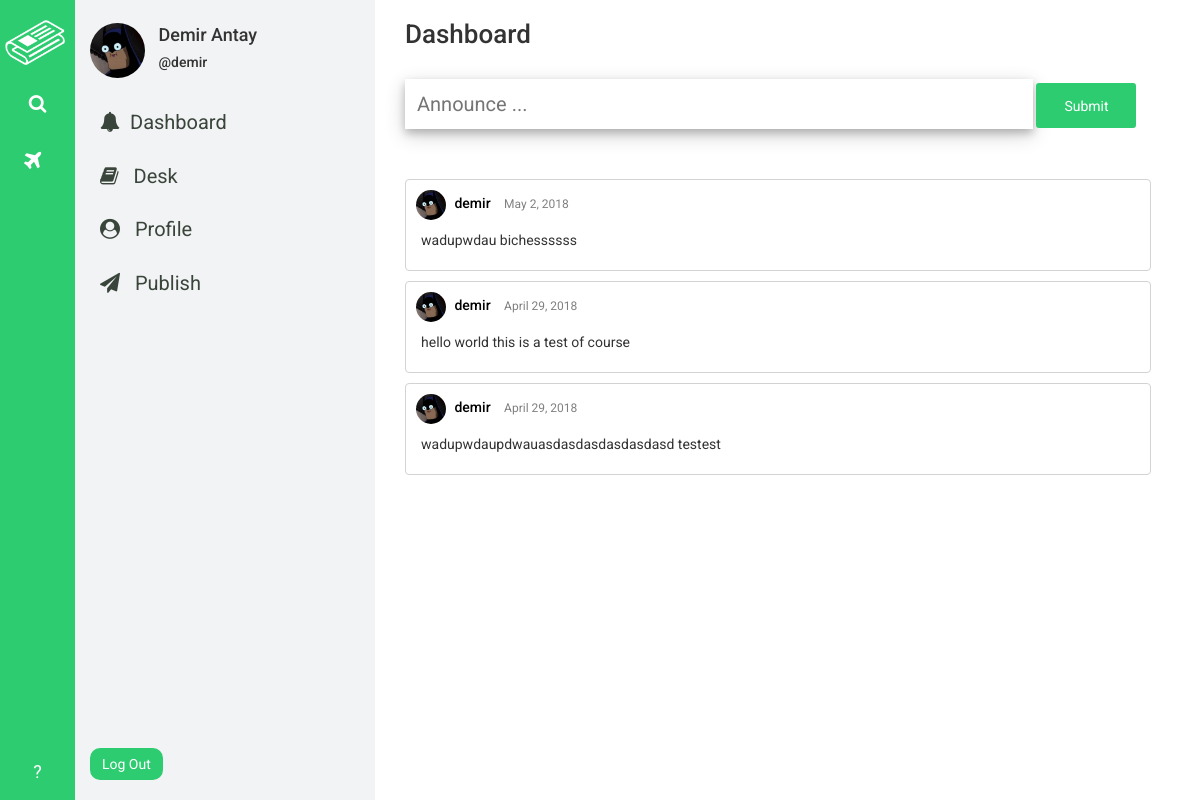
The app's page /home/dashboard/ (signed in) with its own data.
### desk_app/models.py (models this page shows, shortened)
class DeskWorkers(models.Model):
    worker = models.ForeignKey(User, on_delete=models.CASCADE)
    joined_desk = models.ForeignKey(Desk, on_delete=models.CASCADE)

class Desk(models.Model):
    sub_editor = models.ForeignKey(User, on_delete=models.CASCADE)
    image = models.ImageField(
        upload_to='deks_images/', blank=False, null=False
    )
    CATEGORY_CHOICES = (
        ('WORLD', 'fa fa-globe'),
        ('METRO', 'fa fa-building'),
        ('POLITICS', 'fa-flag'),
        ('BUSINESS', 'fa fa-suitcase'),
        ('TECH', 'fa fa-code'),
        ('SCIENCE', 'fa fa-flask'),
        ('OPINION', 'fa fa-gavel'),
        ('HEALTH', 'fa fa-heart'),
        ('SPORTS', 'fa fa-bicycle'),
        ('ARTS', 'fa fa-paint-brush'),
        ('BOOKS', 'fa fa-book'),
        ('STYLE', 'fa fa-eye'),
        ('TRAVEL', 'fa fa-plane'),
        ('MAGAZINE', 'fa fa-file'),
        ('TABLOID', 'fa fa-phone'),
    )
    CATEGORY_COLOR_CHOICES = (
        ('WORLD', '#3498DB'),
        ('METRO', '#2980B9'),
        ('POLITICS', '#5D6D7E'),
        ('BUSINESS', '#2E4053'),
        ('TECH', '#F4D03F'),
        ('SCIENCE', '#2ECC71'),
        ('OPINION', '#9B59B6'),
        ('HEALTH', '#E74C3C'),
        ('SPORTS', '#58D68D'),
        ('ARTS', '#F39C12'),
        ('BOOKS', '#E67E22'),
        ('STYLE', '#F5B7B1'),
        ('TRAVEL', '#BB8FCE'),
        ('MAGAZINE', '#8E44AD'),
        ('TABLOID', '#A569BD'),
    )
    category = models.CharField(max_length=50, choices=CATEGORY_CHOICES)
    category_color = models.CharField(
        max_length=50, choices=CATEGORY_COLOR_CHOICES
    )
    name = models.CharField(max_length=30)
    description = models.TextField()
    creation_date = models.DateField(default=timezone.now)

### profile_app/models.py (models this page shows, shortened)
class ProfileSettings(models.Model):
    user = models.OneToOneField(User, on_delete=models.CASCADE)
    profile_photo = models.ImageField(
        upload_to='profile_photos/', blank=False, null=False
    )
    name = models.CharField(max_length=200, blank=False, null=False)
    bio = models.TextField(blank=False, null=False)
    personal_link = models.CharField(max_length=200, blank=False, null=False)

### home_app/models.py (models this page shows, shortened)
class Announcament(models.Model):
    user = models.ForeignKey(User, on_delete=models.CASCADE)
    profile_settings = models.ForeignKey(
        ProfileSettings, on_delete=models.CASCADE, null=True, blank=True,
    )
    content = models.TextField(blank=False, null=False)
    publish_date = models.DateField(default=timezone.now)

### home_app/views.py (the view, shortened to what this page needs)
# urls.py: path('home/dashboard/', views.dashboard, name='dashboard'),
@login_required
def dashboard(request):
    current_user = get_object_or_404(User, pk=request.user.id)
    try:
        current_user_settings = ProfileSettings.objects.get(user=current_user)
    except ObjectDoesNotExist:
        current_user_settings = None
    try:
        all_announcaments = Announcament.objects.order_by('-publish_date')
    except ObjectDoesNotExist:
        all_announcaments = None
    try:
        current_user_desks = DeskWorkers.objects.filter(worker=current_user)
    except ObjectDoesNotExist:
        current_user_desks = None
    data = {
        'current_user': current_user,
        'has_home_navbar': True,
        'current_user_settings': current_user_settings,
        'all_announcaments': all_announcaments,
        'current_user_desks': current_user_desks,
    }
    return render(request, 'home_app/dashboard.html', context=data)

### templates/home_app/dashboard.html (shortened to what this page needs)
{% extends 'base.html' %}
{% load staticfiles %}
{% block css_link %}
<link rel="stylesheet" href="{% static 'home_app/css/dashboard.css' %}" />
{% endblock %}
{% block content %}
<div id="wrapper">
  <h3 id="header">Dashboard</h3>
  <br />
  <form id="announcament-form" method="post" action="{% url 'dashboard' %}">
    <input type="text" placeholder="Announce ... " id="announcament-content" name="content"/>
    <input value="Submit" type="submit" id="announcament_submit_form" name="announcament_submit_button"/>
  </form>
  <div id="announcaments">
    {% for announcament in all_announcaments %}
      <div id="announcament-cell">
        <div id="announcament-cell-author-info">
          {% if announcament.profile_settings %}
            <a href=""><img src="{{ announcament.profile_settings.profile_photo.url }}" alt="pp" height="30px" width="30px"/></a>
          {% else %}
            <a href=""><img src="{% static 'news_app/assets/pp.jpg' %}" alt="pp" height="30px" width="30px"</a>
          {% endif %}
          <a href=""><h5>{{ announcament.user.username }}</h5></a>
          <p>{{ announcament.publish_date }}</p>
        </div>
        <p>{{ announcament.content }}</p>
      </div>
    {% endfor %}
  </div>
</div>
{% endblock %}

### templates/base.html (shortened to what this page needs)
{% load staticfiles %}
<!DOCTYPE html>
<html>
<head>
  <link rel="stylesheet" href="https://maxcdn.bootstrapcdn.com/bootstrap/3.3.7/css/bootstrap.min.css">
  <link rel="stylesheet" href="https://cdnjs.cloudflare.com/ajax/libs/font-awesome/4.7.0/css/font-awesome.min.css">
  <link rel="stylesheet" href="{% static 'base.css' %}">
  {% block css_link %}{% endblock %}
</head>
<body>
  {% if has_home_navbar == True %}
    <div id="home-navbar-left-part">
      <a href="{% url 'dashboard' %}"><img src="{% static 'assets/white-logo.png' %}" alt="logo"/></a>
      <a id="home-search-link" href=""><p class="text-center"><i class="fa fa-search"></i></p></a>
      <div id="home-desk-links">
        {% for desk in current_user_desks %}
          <a href="{% url 'to_do' deskname=desk.joined_desk.name %}" id="desk-link"><p><i class="{{ desk.joined_desk.get_category_display }}"></i> <span>{{ desk.joined_desk.name }}</span></p></a>
        {% endfor %}
      </div>
      <a id="home-help-link" href="" class="text-center"><p class="text-center">?</p></a>
    </div>
    <div id="home-navbar-right-part">
      <div id="right-part-author-info">
        <img src="{{ current_user_settings.profile_photo.url }}" alt="ss" height="55px" width="55px" />
        <div id="right-part-author-name">
          <h4> {{ current_user_settings.name }}</h4>
          <h5>@{{ current_user.username }}</h5>
        </div>
      </div>
      <a href="{% url 'dashboard' %}"><i class="fa fa-bell"></i>Dashboard</a>
      <a href="{% url 'desk_browse' %}"><i class="fa fa-book"></i> Desk</a>
      <a href="{% url 'contributions' %}"><i class="fa fa-user-circle"></i> Profile</a>
      <a href=""><i class="fa fa-paper-plane"></i> Publish</a>
      <form method="POST" action="{% url 'logout' %}" id="logout_form">
        <input type="submit" value="Log Out" />
      </form>
    </div>
  {% endif %}
  {% block content %}{% endblock %}
</body>
</html>

### static/base.css (style rules this page uses)
html body { font-family: 'Roboto'; height: 100%; width: 100%; }
#home-navbar-left-part { height: 100% !important; width: 75px; background-color: #2ECC71; display: inline; position: fixed; z-index: 1 !important; }
#home-navbar-left-part img { height: 45px; margin-left: 5px; margin-top: 20px; display: block; }
#home-search-link p { color: white; font-size: 19px; background-color: #2ECC71; border-radius: 50%; width: 40px; padding: 5px; margin: 0 auto; margin-top: 20px; }
#home-help-link p { color: white; font-size: 18px; bottom: 0 !important; position: absolute; margin-bottom: 15px; width: 100%; }
#home-desk-links { width: 100%; height: 460px; margin-top: 20px; }
#desk-link p { color: white; font-size: 22px; background-color: transparent; width: 35px; height: auto; border-radius: 50%; padding: 4px; margin: 0 auto; margin-bottom: 10px; }
#home-navbar-right-part { height: 100vh; width: 300px; background-color: #F2F3F4; display:inline-block; margin-left: 75px; padding: 15px; position: fixed; }
#right-part-author-info { margin-bottom: -5px; background-color: transparent; }
#right-part-author-info img { border-radius: 50%; margin-bottom: 25px !important; }
#right-part-author-name { display: inline-block; background-color: transparent; margin-left: 10px; }
#right-part-author-info h4 { display: block; }
#right-part-author-info h5 { display: block; }
#home-navbar-right-part a { display: block; font-size: 20px; margin-bottom: 5px; padding: 10px; border-radius: 5px; color: #39443b; }
#home-navbar-right-part a i { margin-right: 10px; }
#logout_form input { border-radius: 10px; background-color: #2ECC71; border: 2px solid #2ECC71; color: white; bottom: 0; position: absolute; margin-bottom: 20px; padding: 4px 10px; }

### static/home_app/css/dashboard.css (style rules this page uses)
#wrapper { margin-left: 375px !important; background-color: white; height: 100vh; width: 70%; padding-left: 30px; padding-right: 25px; overflow: auto; }
#header { font-weight: 500; font-size: 26px; }
#announcament-content { display: inline; width: 80%; font-size: 20px; padding: 10px; box-shadow: 0 4px 8px 0 rgba(0, 0, 0, 0.2), 0 6px 20px 0 rgba(0, 0, 0, 0.19); border: 2px solid transparent; height: 50px; }
#announcament_submit_form { width: 100px ; height: 45px; color: white; background-color: #2ECC71; border: 2px solid #2ECC71; border-radius: 3px; }
#announcaments { background-color: transparent; height: auto; width: 95%; margin-top: 50px; }
#announcament-cell { background-color: white; height: auto; width: 100%; border: 1px solid lightgray; border-radius: 4px; margin-bottom: 10px !important; padding: 5px 10px; }
#announcament-cell p { padding: 5px; }
#announcament-cell-author-info a h5 { display: inline; margin-left: 5px; color: black; text-decoration: none; }
#announcament-cell-author-info p { display: inline; margin-left: 5px; color: gray; font-size: 12px; }
#announcament-cell-author-info img { border-radius: 50%; }
#announcament-cell-author-info { margin-bottom: 5px; margin-top: 5px; }

### records on screen
ProfileSettings: profile_photo (picture), name "Demir Antay"
Announcament: profile_settings.profile_photo (picture), user.username "demir", publish_date "May 2, 2018", content "wadupwdau bichessssss"
Announcament: profile_settings.profile_photo (picture), user.username "demir", publish_date "April 29, 2018", content "hello world this is a test of course"
Announcament: profile_settings.profile_photo (picture), user.username "demir", publish_date "April 29, 2018", content "wadupwdaupdwauasdasdasdasdasdasd testest"

### other values on screen
{{ current_user.username }} "demir"
